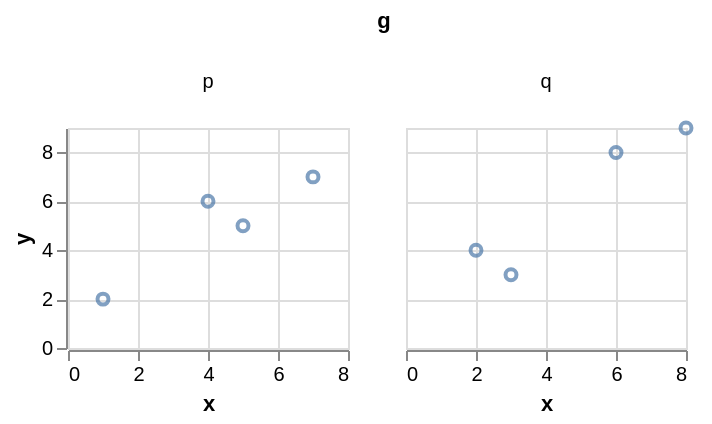

Source (Vega-Lite JSON):
### Vega-Lite specification from a JSON file in a GitHub repository (floating-point values rounded to 4 significant figures)
{"$schema": "https://vega.github.io/schema/vega-lite/v6.json", "padding": 5, "autosize": "pad", "data": {"name": "table", "values": [{"c": "A", "g": "p", "x": 1, "y": 2, "v": 5, "t": "2024-01-15", "o": {"v": 3}, "IMDB Rating": 6.1, "d": "x1"}, {"c": "B", "g": "q", "x": 2, "y": 4, "v": 9, "t": "2024-02-20", "o": {"v": 7}, "IMDB Rating": 7.4, "d": "x2"}, {"c": "A", "g": "q", "x": 3, "y": 3, "v": 2, "t": "2024-03-05", "o": {"v": 1}, "IMDB Rating": 5.2, "d": "x1"}, {"c": "C", "g": "p", "x": 4, "y": 6, "v": 7, "t": "2024-05-30", "o": {"v": 4}, "IMDB Rating": 8.8, "d": "x3"}, {"c": "B", "g": "p", "x": 5, "y": 5, "v": 4, "t": "2024-07-11", "o": {"v": 9}, "IMDB Rating": 6.9, "d": "x2"}, {"c": "C", "g": "q", "x": 6, "y": 8, "v": 6, "t": "2024-09-02", "o": {"v": 2}, "IMDB Rating": 7.7, "d": "x3"}, {"c": "A", "g": "p", "x": 7, "y": 7, "v": 8, "t": "2024-11-25", "o": {"v": 5}, "IMDB Rating": 4.4, "d": "x1"}, {"c": "B", "g": "q", "x": 8, "y": 9, "v": 3, "t": "2024-12-31", "o": {"v": 8}, "IMDB Rating": 9.1, "d": "x2"}]}, "facet": {"column": {"field": "g", "type": "nominal"}}, "spec": {"mark": "point", "encoding": {"x": {"field": "x", "type": "quantitative"}, "y": {"field": "y", "type": "quantitative"}}, "width": 140, "height": 110}}
